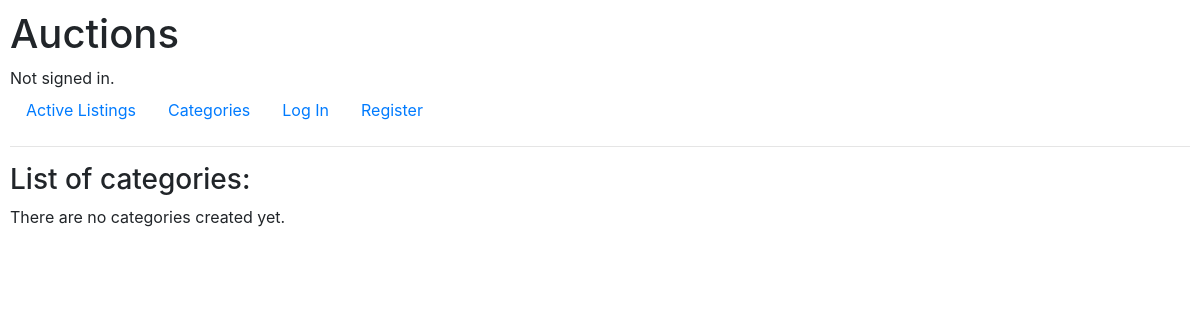
The page /e-commerce/categories-list on the database as committed earlier.
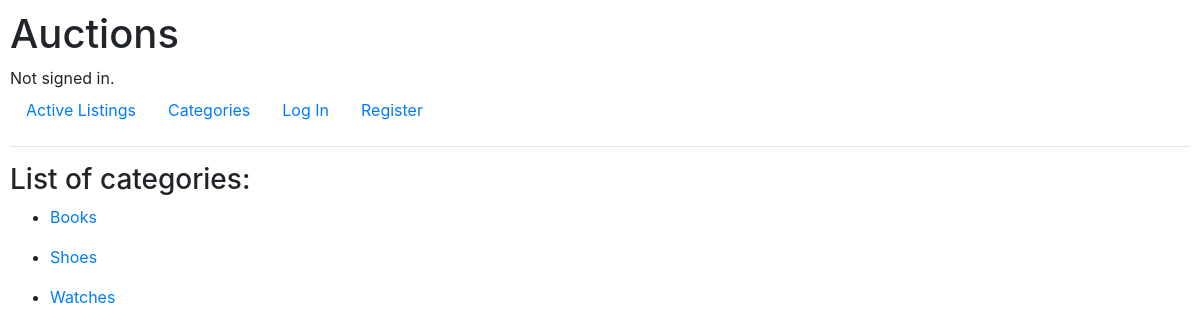
The same page on the database as committed later.
### e_commerce/models.py (models this page shows)
class Category(models.Model):
    name = models.CharField(max_length=64)
    def __str__(self):
        return f"{self.name}"

### e_commerce/views.py (the view)
# urls.py: path("categories-list", views.categories, name="categories-list"),
def categories(request):
    categories = Category.objects.order_by('name').all()
    return render(request, "commerce/categories-list.html", {
        "categories": categories # Pass the Category QuerySet
    })

### e_commerce/templates/commerce/categories-list.html (shortened to what this page needs)
{% extends "commerce/layout.html" %}
{% block body %}
	<h3>List of categories:</h3>
	{% for category in categories %}
		<ul>
			<li><a href="{% url 'commerce:category' category.name %}">{{ category }}</a></li>
		</ul>
	{% empty %}
		<p>There are no categories created yet.</p>
	{% endfor %}
{% endblock %}

### e_commerce/templates/commerce/layout.html (shortened to what this page needs)
{% load static %}
<!DOCTYPE html>
<html lang="en">
    <head>
        <link rel="stylesheet" href="https://stackpath.bootstrapcdn.com/bootstrap/4.4.1/css/bootstrap.min.css">
        <link href="{% static 'commerce/styles.css' %}" rel="stylesheet">
    </head>
    <body>
        <h1>Auctions</h1>
        <div>
            {% if user.is_authenticated %}
                Signed in as <strong>{{ user.username }}</strong>.
            {% else %}
                Not signed in.
            {% endif %}
        </div>
        <ul class="nav">
            <li class="nav-item">
                <a class="nav-link" href="{% url 'commerce:index' %}">Active Listings</a>
            </li>
            <li class="nav-item">
                <a class="nav-link" href="{% url 'commerce:categories-list' %}">Categories</a>
            </li>
            {% if user.is_authenticated %}
                <li class="nav-item">
                    <a class="nav-link" href="{% url 'commerce:watchlist' %}">Watchlist</a>
                </li>
                <li class="nav-item">
                    <a class="nav-link" href="{% url 'commerce:create-listing' %}">Create Listing</a>
                </li>
                <li class="nav-item">
                    <a class="nav-link" href="{% url 'commerce:logout' %}">Log Out</a>
                </li>
            {% else %}
                <li class="nav-item">
                    <a class="nav-link" href="{% url 'commerce:login' %}">Log In</a>
                </li>
                <li class="nav-item">
                    <a class="nav-link" href="{% url 'commerce:register' %}">Register</a>
                </li>
            {% endif %}
        </ul>
        <hr>
        {% block body %}
        {% endblock %}
    </body>
</html>

### e_commerce/static/commerce/styles.css (style rules this page uses)
body { padding: 10px; }

Rows that differ between the two databases and show on the page:
added Category: name "Books"
added Category: name "Shoes"
added Category: name "Watches"
Other text that changed with them:
text no longer shown: "There are no categories created yet."
